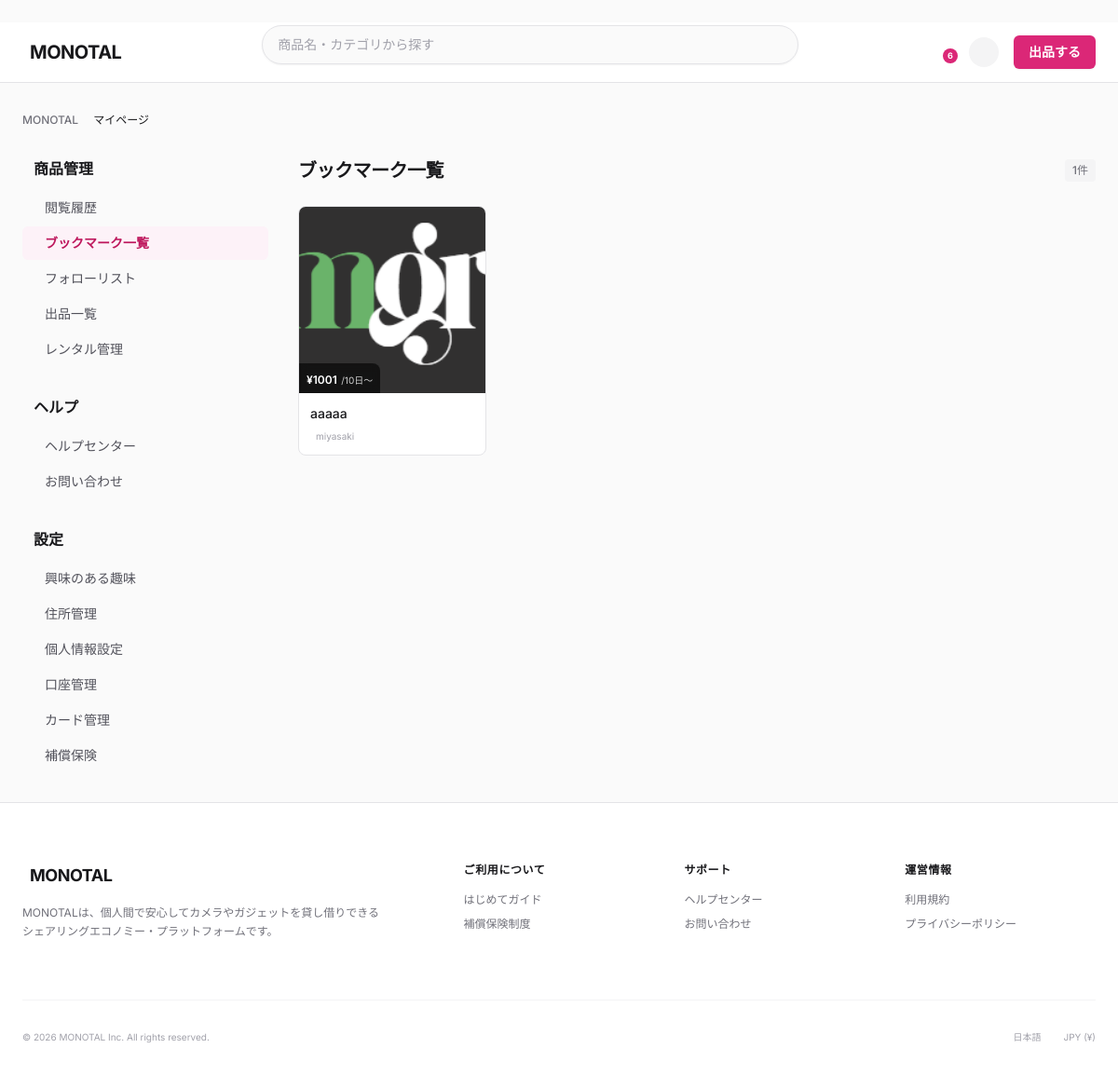
Page /monotal/mypage/bookmark-list/ (signed in) on the earlier database version.
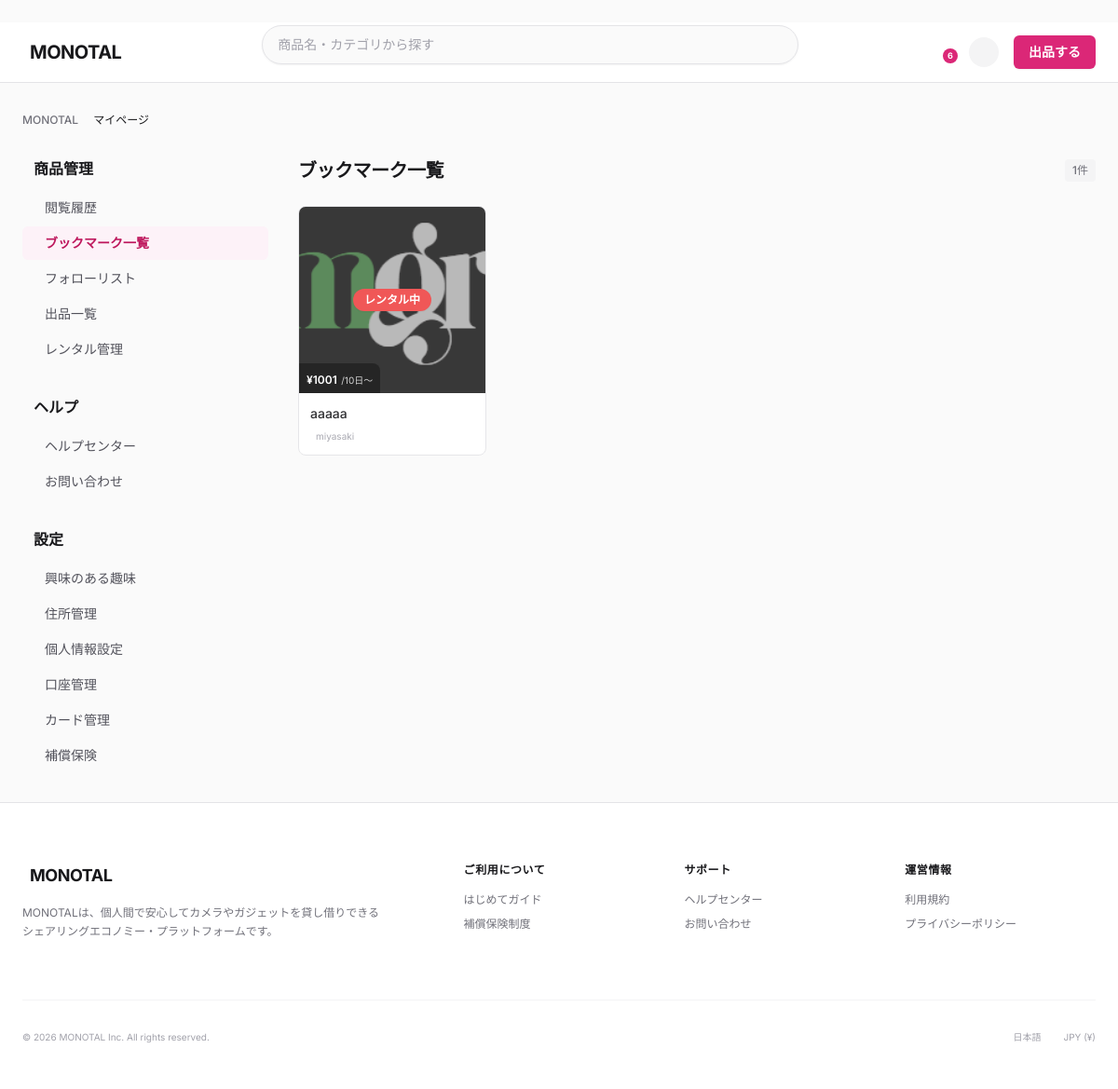
Same page on the later database version.
### monotal/models.py (models this page shows, shortened)
class Product(models.Model):
    product_id = models.AutoField(primary_key=True)
    product_name = models.CharField(max_length=200)
    product_description = models.CharField(max_length=2000, null=True, blank=True)
    shipping_days = models.ForeignKey(
        ShippingDays,
        on_delete=models.PROTECT,
        db_column='shipping_days_id',
        null=True,
        blank=True
    )
    shipping_burden = models.ForeignKey(
        ShippingBurden,
        on_delete=models.PROTECT,
        db_column='shipping_burden_id',
        null=True,
        blank=True
    )
    product_condition = models.ForeignKey(
        ProductCondition,
        on_delete=models.PROTECT,
        db_column='product_condition_id'
    )
    product_status = models.ForeignKey(
        ProductStatus,
        on_delete=models.PROTECT,
        db_column='product_status_id'
    )
    product_category = models.ForeignKey(
        ProductCategory,
        on_delete=models.PROTECT,
        db_column='product_category_id'
    )
    rental_days = models.IntegerField()
    rental_fee = models.DecimalField(max_digits=10, decimal_places=2)
    contract_datetime = models.DateTimeField(null=True, blank=True)
    listing_stop_datetime = models.DateTimeField(null=True, blank=True)
    user = models.ForeignKey(
        User,
        on_delete=models.CASCADE,
        related_name='products',
        db_column='user_id'
    )
    shipping_address = models.ForeignKey(
        UserAddress,
        on_delete=models.SET_NULL,
        null=True,
        blank=True,
        related_name='products_as_shipping',
        db_column='shipping_address_id'
    )
    shipping_prefecture = models.ForeignKey(
        Prefecture,
        on_delete=models.SET_NULL,
        null=True,
        blank=True,
        related_name='products_as_shipping',
        db_column='shipping_prefecture_id'
    )
    register_datetime = models.DateTimeField(auto_now_add=True)
    update_datetime = models.DateTimeField(auto_now=True)
    delete_datetime = models.DateTimeField(null=True, blank=True)
    class Meta:
        db_table = 'T_Product'
        verbose_name = '商品'
        verbose_name_plural = '商品'
    @property
    def min_rental_plan(self):
        return self.rental_plans.order_by('rental_days').first()

class ProductImage(models.Model):
    product_image_id = models.AutoField(primary_key=True)
    product = models.ForeignKey(
        Product,
        on_delete=models.CASCADE,
        related_name='images',
        db_column='product_id'
    )
    image = models.ImageField(upload_to='product_images/')
    display_order = models.IntegerField(default=0)  # 表示順序（0が最初）
    register_datetime = models.DateTimeField(auto_now_add=True)
    class Meta:
        db_table = 'T_ProductImage'
        verbose_name = '商品画像'
        verbose_name_plural = '商品画像'
        ordering = ['display_order', 'product_image_id']

class ProductRentalPlan(models.Model):
    product_rental_plan_id = models.AutoField(primary_key=True)
    product = models.ForeignKey(
        Product,
        on_delete=models.CASCADE,
        related_name='rental_plans',
        db_column='product_id'
    )
    rental_days = models.IntegerField()  # レンタル日数
    rental_fee = models.DecimalField(max_digits=10, decimal_places=0)  # レンタル金額
    register_datetime = models.DateTimeField(auto_now_add=True)
    class Meta:
        db_table = 'T_ProductRentalPlan'
        verbose_name = '商品レンタルプラン'
        verbose_name_plural = '商品レンタルプラン'
        ordering = ['rental_days']

class User(AbstractBaseUser, PermissionsMixin):
    user_id = models.AutoField(primary_key=True)
    user_name = models.CharField(max_length=100)
    display_name = models.CharField(max_length=100)
    email = models.EmailField(max_length=255)
    phone_number = models.CharField(max_length=20, default='')
    password_hash = models.CharField(max_length=255)
    login_attempt_count = models.IntegerField(default=0)
    last_login_datetime = models.DateTimeField(null=True, blank=True)
    user_status = models.ForeignKey(
        UserStatus,
        on_delete=models.PROTECT,
        db_column='user_status_id'
    )
    register_datetime = models.DateTimeField(auto_now_add=True)
    update_datetime = models.DateTimeField(auto_now=True)
    delete_datetime = models.DateTimeField(null=True, blank=True)
    user_image = models.ImageField(upload_to='user_images/', null=True, blank=True)
    bio = models.CharField(max_length=160, blank=True, default='')  # 自己紹介文（Twitter仕様: 160文字）
    is_staff = models.BooleanField(default=False)
    is_active = models.BooleanField(default=True)
    objects = UserManager()
    USERNAME_FIELD = 'email'
    REQUIRED_FIELDS = ['user_name', 'display_name']
    class Meta:
        db_table = 'T_User'
        verbose_name = 'ユーザー'
        verbose_name_plural = 'ユーザー'

### monotal/views.py (the view)
class MyPageBookmarkListView(LoginRequiredMixin, View):
    login_url = '/monotal/login/'
    def get(self, request, *args, **kwargs):
        bookmarked_products = Product.objects.filter(
            bookmark__user=request.user,
            delete_datetime__isnull=True
        ).select_related(
            'product_status',
            'product_category',
            'user'
        ).prefetch_related(
            'images'
        ).order_by('-bookmark__register_datetime')
        bookmark_count = bookmarked_products.count()
        paginator = Paginator(bookmarked_products, 20)
        page_obj = paginator.get_page(request.GET.get('page', 1))
        user_hobbies = UserHobby.objects.filter(
            user=request.user
        ).select_related('product_category').order_by('product_category_id')
        context = {
            'bookmarked_products': page_obj,
            'bookmark_count': bookmark_count,
            'page_obj': page_obj,
            'current_page': 'bookmark_list',
            'user_hobbies': user_hobbies,
        }
        return render(request, 'mypage/bookmark_list.html', context)

### monotal/context_processors.py (called while the page is built)
def rental_context(request):
    context = {
        'pending_rental_count': 0,
    }
    if request.user.is_authenticated:
        context['pending_rental_count'] = RentalRequest.objects.filter(
            requested_user=request.user,
            rental_request_status_id=1  # 申請中
        ).count()
    return context

def notification_context(request):
    context = {
        'unread_notification_count': 0,
    }
    if request.user.is_authenticated:
        target_notification_ids = NotificationTargetUser.objects.filter(
            user=request.user
        ).values_list('notification_id', flat=True)
        read_notification_ids = NotificationRead.objects.filter(
            user=request.user,
            notification_read_status_id=2  # 既読
        ).values_list('notification_id', flat=True)
        context['unread_notification_count'] = target_notification_ids.exclude(
            notification_id__in=read_notification_ids
        ).count()
    return context

### templates/mypage/bookmark_list.html (shortened to what this page needs)
﻿{% extends 'base.html' %}
{% load static %}
{% block extra_css %}
<link rel="stylesheet" href="{% static 'css/mypage.css' %}">
{% endblock %}
{% block content %}
<main class="mx-auto max-w-[1200px] w-full px-4 lg:px-6 py-8">
    <nav class="mb-8 flex text-xs font-medium text-zinc-500 overflow-x-auto whitespace-nowrap">
        <ol class="flex items-center space-x-2">
            <li><a href="{% url 'index' %}" class="hover:underline hover:text-pink-600">MONOTAL</a></li>
            <li class="text-zinc-900">マイページ</li>
        </ol>
    </nav>
    <div class="lg:grid lg:grid-cols-12 lg:gap-8 items-start">
        {% include 'mypage/_sidebar.html' %}
        <div class="lg:col-span-9">
            <div class="mb-6 flex items-center justify-between">
                <h1 class="text-xl font-bold tracking-tight text-zinc-900">ブックマーク一覧</h1>
                <span class="text-xs font-medium text-zinc-500 bg-zinc-100 px-2 py-1 rounded">{{ bookmark_count }}件</span>
            </div>
            <div class="grid grid-cols-2 md:grid-cols-3 lg:grid-cols-4 gap-3 md:gap-4">
                {% for product in bookmarked_products %}
                <a href="{% url 'product_detail' product_id=product.product_id %}" class="group relative block bg-white rounded-lg overflow-hidden border border-zinc-200 hover:border-zinc-300 hover:shadow-md transition-all {% if product.product_status.product_status_id == 2 %}opacity-90{% endif %}">
                    <div class="aspect-square w-full bg-zinc-100 relative overflow-hidden">
                        {% if product.images.all %}
                        <img src="{{ product.images.all.0.image.url }}" class="h-full w-full object-cover transition-transform duration-500 group-hover:scale-105" alt="{{ product.product_name }}">
                        {% else %}
                        <div class="h-full w-full flex items-center justify-center text-zinc-400">
                            <span class="iconify" data-icon="lucide:image" data-width="48" data-height="48"></span>
                        </div>
                        {% endif %}
                        {% if product.product_status.product_status_id == 2 %}
                        <div class="absolute inset-0 bg-black/30 flex items-center justify-center">
                            <span class="bg-red-500 text-white text-xs font-bold px-3 py-1 rounded-full shadow-sm">レンタル中</span>
                        </div>
                        {% endif %}
                        {% if product.min_rental_plan %}
                        <div class="absolute bottom-0 left-0 bg-black/60 backdrop-blur-sm px-2 py-1 text-white rounded-tr-lg">
                            <span class="text-xs font-semibold">¥{{ product.min_rental_plan.rental_fee|floatformat:0 }}</span>
                            <span class="text-[10px] font-normal opacity-80">/{{ product.min_rental_plan.rental_days }}日〜</span>
                        </div>
                        {% endif %}
                    </div>
                    <div class="p-3">
                        <h3 class="text-sm font-medium text-zinc-900 line-clamp-2 leading-snug group-hover:text-pink-600 transition-colors">{{ product.product_name }}</h3>
                        <div class="mt-2 flex items-center gap-1.5 text-[10px] text-zinc-400">
                            {{ product.user.display_name }}
                        </div>
                    </div>
                </a>
                {% endfor %}
            </div>
        </div>
    </div>
</main>
{% endblock %}

Differences in the rows shown:
changed Product "aaaaa": now shows "レンタル中"
